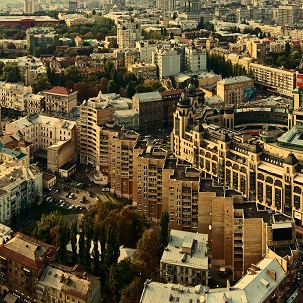
#> input picture balancier/selectivePanorama.jpg, 303 x 303 px
$ python main.py   (Python 2 division)   (older library calls are emulated)
#> lines starting #> are read from the running program, lines starting #| are printed output that depends on the picture; after the words box and inside, x2 and y2 are one past the last pixel; in counts of white or black regions, pixels touching at a corner belong together; pictures that were not available may be replaced by others from this repository, and a replacement may not be noted
#!/usr/bin/env python
# -*- coding: utf-8 -*-

'''
Created on 16 févr. 2015

@author: christophe.bolinhas, mathieu.rosser
'''

# Query Image => échantillon
# Train Image => Template, étalon ~~~~> définit trainDescriptors pour matcher

import cv2
import numpy as np
from matplotlib import pyplot as plt
from common import anorm, getsize

FLANN_INDEX_KDTREE = 1  # bug: flann enums are missing
FLANN_INDEX_LSH    = 6


def init_feature(name):
    chunks = name.split('-')
    if chunks[0] == 'sift':
        detector = cv2.SIFT()
        norm = cv2.NORM_L2
    elif chunks[0] == 'surf':
        detector = cv2.SURF(800)
        norm = cv2.NORM_L2
    elif chunks[0] == 'orb':
        detector = cv2.ORB(400)
        norm = cv2.NORM_HAMMING
#     elif chunks[0] == 'akaze':
#         detector = cv2.AKAZE()
#         norm = cv2.NORM_HAMMING
    elif chunks[0] == 'brisk':
        detector = cv2.BRISK()
        norm = cv2.NORM_HAMMING
    else:
        return None, None
    if 'flann' in chunks:
        if norm == cv2.NORM_L2:
            flann_params = dict(algorithm = FLANN_INDEX_KDTREE, trees = 5)
        else:
            flann_params= dict(algorithm = FLANN_INDEX_LSH,
                               table_number = 6, # 12
                               key_size = 12,     # 20
                               multi_probe_level = 1) #2
        matcher = cv2.FlannBasedMatcher(flann_params, {})  # bug : need to pass empty dict (#1329)
    else:
        matcher = cv2.BFMatcher(norm)
    return detector, matcher


def filter_matches(kp1, kp2, matches, ratio = 0.75):
    mkp1, mkp2 = [], []
    for m in matches:
        if len(m) == 2 and m[0].distance < m[1].distance * ratio:
            m = m[0]
            mkp1.append( kp1[m.queryIdx] )
            mkp2.append( kp2[m.trainIdx] )
    p1 = np.float32([kp.pt for kp in mkp1])
    p2 = np.float32([kp.pt for kp in mkp2])
    kp_pairs = zip(mkp1, mkp2)
    return p1, p2, kp_pairs

def explore_match(win, img1, img2, kp_pairs, status = None, H = None):
    # Attention fuite mémoire!

    h1, w1 = img1.shape[:2]
    h2, w2 = img2.shape[:2]
    vis = np.zeros((max(h1, h2), w1+w2), np.uint8)
    vis[:h1, :w1] = img1
    vis[:h2, w1:w1+w2] = img2
    vis = cv2.cvtColor(vis, cv2.COLOR_GRAY2BGR)

    if H is not None:
        corners = np.float32([[0, 0], [w1, 0], [w1, h1], [0, h1]])
        corners = np.int32( cv2.perspectiveTransform(corners.reshape(1, -1, 2), H).reshape(-1, 2) + (w1, 0) )
        cv2.polylines(vis, [corners], True, (255, 255, 255))

    if status is None:
        status = np.ones(len(kp_pairs), np.bool_)
    p1 = np.int32([kpp[0].pt for kpp in kp_pairs])
    p2 = np.int32([kpp[1].pt for kpp in kp_pairs]) + (w1, 0)

    green = (0, 255, 0)
    red = (0, 0, 255)
    white = (255, 255, 255)
    kp_color = (51, 103, 236)
    for (x1, y1), (x2, y2), inlier in zip(p1, p2, status):
        if inlier:
            col = green
            cv2.circle(vis, (x1, y1), 2, col, -1)
            cv2.circle(vis, (x2, y2), 2, col, -1)
        else:
            col = red
            r = 2
            thickness = 3
            cv2.line(vis, (x1-r, y1-r), (x1+r, y1+r), col, thickness)
            cv2.line(vis, (x1-r, y1+r), (x1+r, y1-r), col, thickness)
            cv2.line(vis, (x2-r, y2-r), (x2+r, y2+r), col, thickness)
            cv2.line(vis, (x2-r, y2+r), (x2+r, y2-r), col, thickness)
    vis0 = vis.copy()
    for (x1, y1), (x2, y2), inlier in zip(p1, p2, status):
        if inlier:
            cv2.line(vis, (x1, y1), (x2, y2), green)

    cv2.imshow(win, vis)

    # [22 lines of commented-out code are left out]
    return vis

# def manage_frame(frame):
#
#     template = cv2.imread("../images et patterns/fixed.png")
#     w, h = template.shape[:-1]
#
#     print(w)
#     print(h)
#
# #     img = cv2.imread('messi5.jpg',0)
# #     img2 = img.copy()
# #     template = cv2.imread('template.jpg',0)
# #     w, h = template.shape[::-1]
#
#     # All the 6 methods for comparison in a list
#     methods = ['cv2.TM_CCOEFF', 'cv2.TM_CCOEFF_NORMED', 'cv2.TM_CCORR',
#                 'cv2.TM_CCORR_NORMED', 'cv2.TM_SQDIFF', 'cv2.TM_SQDIFF_NORMED']
#
#     for meth in methods:
#         img = frame.copy()
#         method = eval(meth)
#
#         # Apply template Matching
#         res = cv2.matchTemplate(img,template,method)
#         min_val, max_val, min_loc, max_loc = cv2.minMaxLoc(res)
#
#         # If the method is TM_SQDIFF or TM_SQDIFF_NORMED, take minimum
#         if method in [cv2.TM_SQDIFF, cv2.TM_SQDIFF_NORMED]:
#             top_left = min_loc
#         else:
#             top_left = max_loc
#         bottom_right = (top_left[0] + w, top_left[1] + h)
#
#         cv2.rectangle(img,top_left, bottom_right, 255, 2)
#
#         cv2.imshow("Matching Result", res)
#         cv2.imshow("Detected Point", img)

def manage_frame(frame, ref):
    detector, matcher = init_feature("sift")

    # inversion ref/frame ok?
    kp1, desc1 = detector.detectAndCompute(frame, None)   # query image
    kp2, desc2 = detector.detectAndCompute(ref, None)     # train image

    def match_and_draw(win):
        print 'matching...'

        if desc1 is not None and desc2 is not None:
            raw_matches = matcher.knnMatch(desc1, trainDescriptors = desc2, k = 2) #2
            p1, p2, kp_pairs = filter_matches(kp1, kp2, raw_matches)
            if len(p1) >= 4:
                H, status = cv2.findHomography(p1, p2, cv2.RANSAC, 5.0)
                print '%d / %d  inliers/matched' % (np.sum(status), len(status))
            else:
                H, status = None, None
                print '%d matches found, not enough for homography estimation' % len(p1)

            if len(kp_pairs) > 0:
                vis = explore_match(win, frame, ref, kp_pairs, status, H)

    match_and_draw('find_obj')


def read_video(video_file):

#> called with video_file = '../video/balancier_motifComplexe.mp4'
    cap = cv2.VideoCapture(video_file)

    ref = cv2.imread("selectivePanorama.jpg", 0)
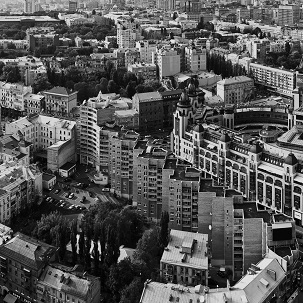
#> ref: shape (303, 303); min 0, max 251, mean 86.2

    import time

    while cap.isOpened():
        ret, frame = cap.read()
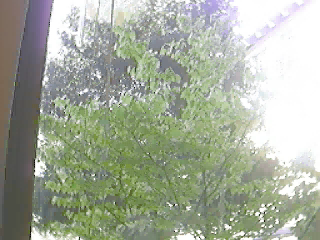
#> input picture frame 45 of data/tree.avi, 320 x 240 px, given in place of balancier_motifComplexe.mp4, which was not available
#> frame is the input picture: shape (240, 320, 3); mean B, G, R 155, 171.9, 164.7

        if frame is None:
            break

        gray = cv2.cvtColor(frame, cv2.COLOR_BGR2GRAY)
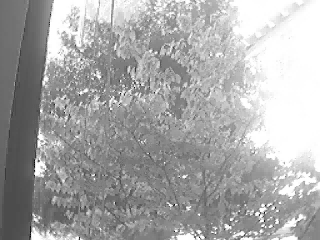
#> gray: shape (240, 320); min 8, max 255, mean 167.8

        manage_frame(ref, gray)
#> in manage_frame, `kp1, desc1 = detector.detectAndCompute(frame, None)`: kp1 = 1392 keypoints; strongest (x, y, size): (210, 227, 2), (99, 249, 2.5), (92, 246, 2.3), (297, 72, 2)
#> in manage_frame, `kp2, desc2 = detector.detectAndCompute(ref, None)`: kp2 = 641 keypoints; strongest (x, y, size): (41, 111, 1.8), (231, 219, 1.9), (257, 214, 2.4), (199, 231, 2.5)
#> in match_and_draw, `raw_matches = matcher.knnMatch(desc1, trainDescriptors = desc2, k = 2)`: raw_matches = 1392 matches
#> after the loop in filter_matches, `for m in matches:`: mkp1 = 5 keypoints; (x, y, size): (173, 232, 4.6), (251, 143, 2.4), (259, 149, 6), (155, 280, 2), (178, 269, 2.5); mkp2 = 5 keypoints; (x, y, size): (42, 175, 2), (61, 114, 5), (23, 151, 18.3), (122, 186, 2.5), (54, 124, 2.4)
#> in filter_matches, `p1 = np.float32([kp.pt for kp in mkp1])`: p1 = [[154.8, 280.5], [173.1, 232.3], [178.1, 269.2], [250.7, 142.6], [259.1, 149.2]]
#> in filter_matches, `p2 = np.float32([kp.pt for kp in mkp2])`: p2 = [[22.97, 150.9], [42.38, 175.5], [53.56, 124.2], [60.82, 113.7], [121.5, 185.7]]
#> in filter_matches, `kp_pairs = zip(mkp1, mkp2)`: kp_pairs = 5 items
#> in match_and_draw, `H, status = cv2.findHomography(p1, p2, cv2.RANSAC, 5.0)`: H = [[-0.0144, -0.0826, 27.15], [-0.457, -0.404, 195.7], [-0.00236, -0.00199, 1]]; status = [1, 1, 1, 0, 1]
#| 4 / 5  inliers/matched
#> in explore_match, `vis[:h2, w1:w1+w2] = img2`:
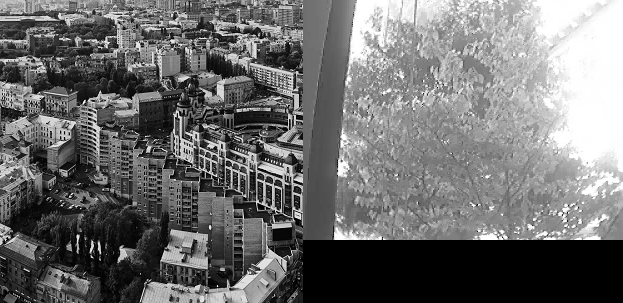
#> vis: shape (303, 623); min 0, max 255, mean 110.2
#> in explore_match, `corners = np.int32( cv2.perspectiveTransform(corners.reshape(1, -1, 2)..`: corners = [[330, 195], [383, 201], [310, 205], [308, 184]]
#> in explore_match, `cv2.polylines(vis, [corners], True, (255, 255, 255))`:
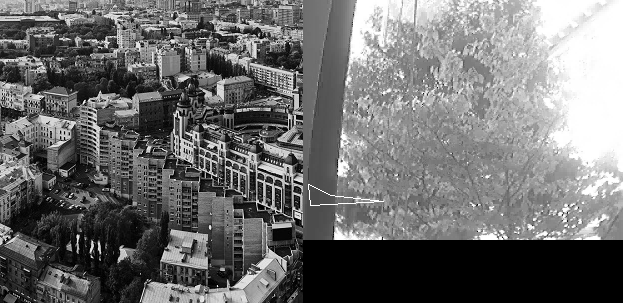
#> vis: shape (303, 623, 3); min 0, max 255, mean 110.3
#> in explore_match, `p1 = np.int32([kpp[0].pt for kpp in kp_pairs])`: p1 = [[154, 280], [173, 232], [178, 269], [250, 142], [259, 149]]
#> in explore_match, `p2 = np.int32([kpp[1].pt for kpp in kp_pairs]) + (w1, 0)`: p2 = [[325, 150], [345, 175], [356, 124], [363, 113], [424, 185]]
#> the loop in explore_match, `for (x1, y1), (x2, y2), inlier in zip(p1, p2, status):` made 5 passes
#> (x1, y1, x2, y2, inlier, col, r, thickness) on pass 4: (250, 142, 363, 113, [0], (0, 0, 255), 2, 3)
#> (x1, y1, x2, y2, inlier, col) on passes 1, 2, 3, 5: (154, 280, 325, 150, [1], (0, 255, 0)), (173, 232, 345, 175, [1], (0, 255, 0)), (178, 269, 356, 124, [1], (0, 255, 0)), (259, 149, 424, 185, [1], (0, 255, 0))
#> after the loop in explore_match, `for (x1, y1), (x2, y2), inlier in zip(p1, p2, status):`:
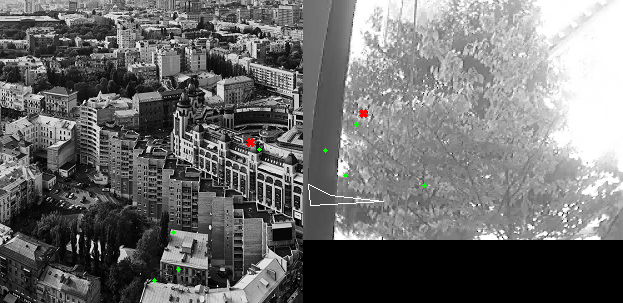
#> vis: shape (303, 623, 3); 0.11% of pixels changed, all inside (x1, y1, x2, y2) = (152, 109, 427, 283)
#> the loop in explore_match, `for (x1, y1), (x2, y2), inlier in zip(p1, p2, status):` made 5 passes
#> (x1, y1, x2, y2, inlier) on passes 1 to 5: (154, 280, 325, 150, [1]), (173, 232, 345, 175, [1]), (178, 269, 356, 124, [1]), (250, 142, 363, 113, [0]), (259, 149, 424, 185, [1])
#> after the loop in explore_match, `for (x1, y1), (x2, y2), inlier in zip(p1, p2, status):`:
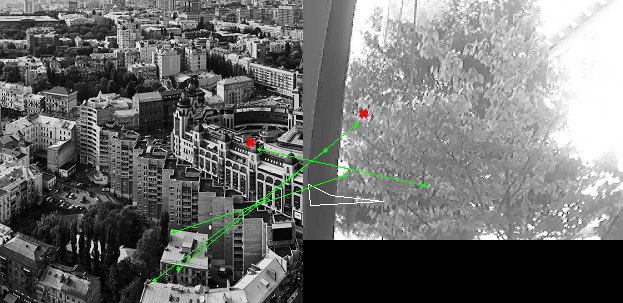
#> vis: shape (303, 623, 3); 0.34% of pixels changed, all inside (x1, y1, x2, y2) = (156, 126, 422, 279)

        cv2.imshow('frame', gray)

        if cv2.waitKey(20) & 0xFF == ord('q'):
#> (key q is pressed here)
            break

    cap.release()
    cv2.destroyAllWindows()


if __name__ == '__main__':
    video = '../video/balancier_motifComplexe.mp4'
    #video = 0
    read_video(video)
